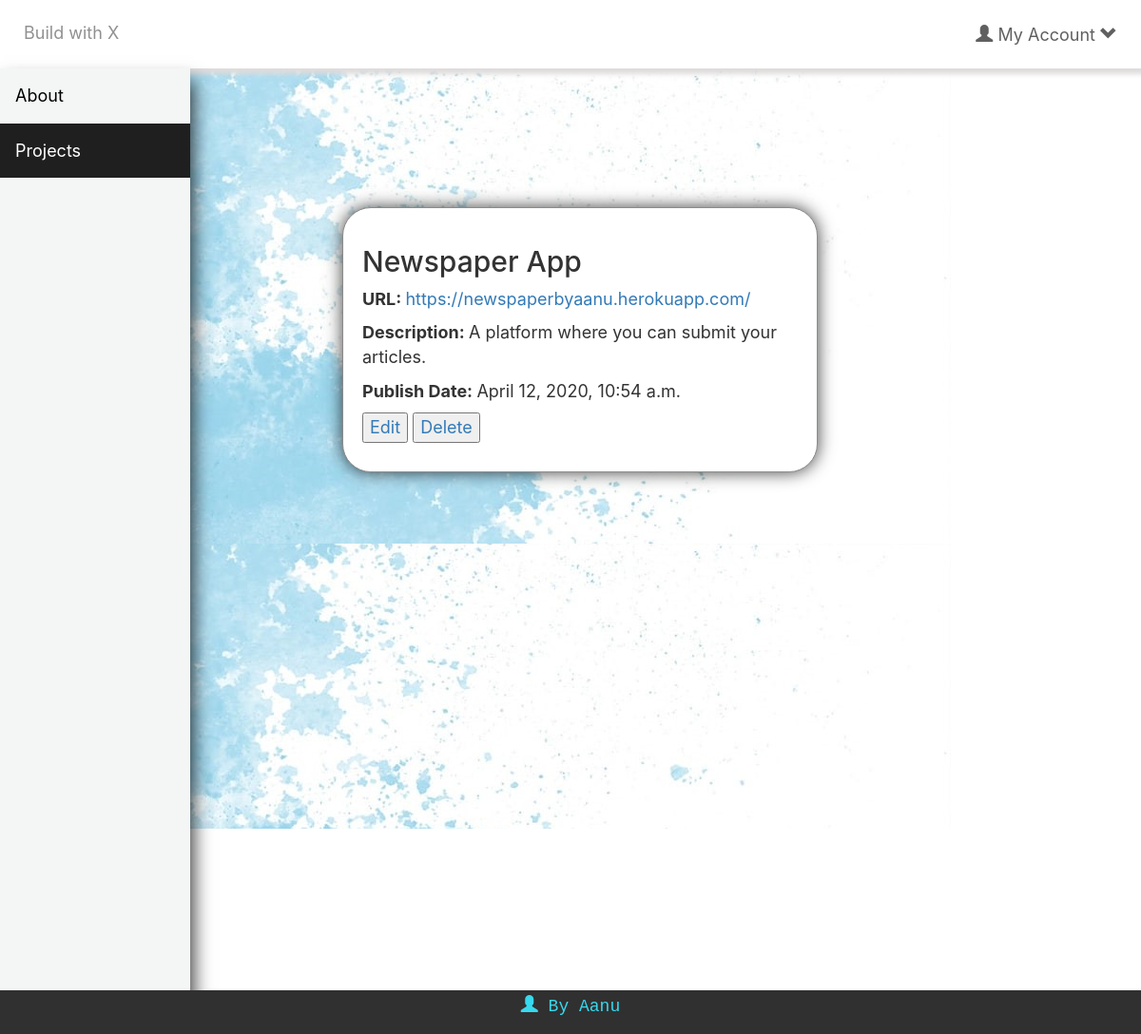
/2/detail (signed in), run on the app's committed database.
### projects/models.py (models this page shows, shortened)
class Project(models.Model):
    project_name = models.CharField(max_length=50)
    description = models.CharField(max_length=150)
    build_with = models.ManyToManyField('Framework')
    url = models.URLField(max_length=200, null=True)
    website_image = models.ImageField(upload_to= 'img/', height_field=None, width_field=None, max_length=100, null=True)
    user = models.ForeignKey(get_user_model(), on_delete=models.CASCADE, related_name='profileuser', null=True)
    date = models.DateTimeField(auto_now_add=True)
    user_type = models.CharField(max_length=25,choices=types, null=True)

### projects/views.py (the view)
class ProjectDetailView(LoginRequiredMixin, DetailView):
    model = Project
    template_name = 'project_detail.html'
    login_url = 'login'

### templates/project_detail.html
{% extends 'profile_detail.html' %}
{% block data %}
<div class="projectclass">
    <h2>{{ object.project_name }}</h2>
    <p> <b> URL: </b> <a href="{{ object.url }}">{{ object.url }} </a></p>
    <p> <b> Description: </b>{{ object.description }}</p>
    <p> <b> Publish Date: </b>{{ object.date }}</p>
    <p><a href="{% url 'edit_project' project.id %}"><input type="button" value="Edit"></a>
        <a href="{% url 'delete_project' project.id %}"><input type="button" value="Delete"></a>
    </p>
</div>
{% endblock data %}

### static/css/base.css (style rules this page uses)
body { font-family: Nunito,-apple-system,BlinkMacSystemFont,Segoe UI,Roboto,Helvetica Neue,Arial,sans-serif,Apple Color Emoji,Segoe UI Emoji,Segoe UI Symbol,Noto Color Emoji; font-size: 18px; }
.projectclass { position: absolute; left: 30%; top: 20%; right: 30%; width: 100%; max-width: 500px; border: 1px solid rgb(141, 139, 139); border-radius: 30px; padding: 20px; background: white; box-shadow: 0px 0px 18px 0px rgba(0,0,0,0.75); }

### data on the page
Project: project_name "Newspaper App", url "https://newspaperbyaanu.herokuapp.com/", description "A platform where you can submit your articles.", date "April 12, 2020, 10:54 a.m."
